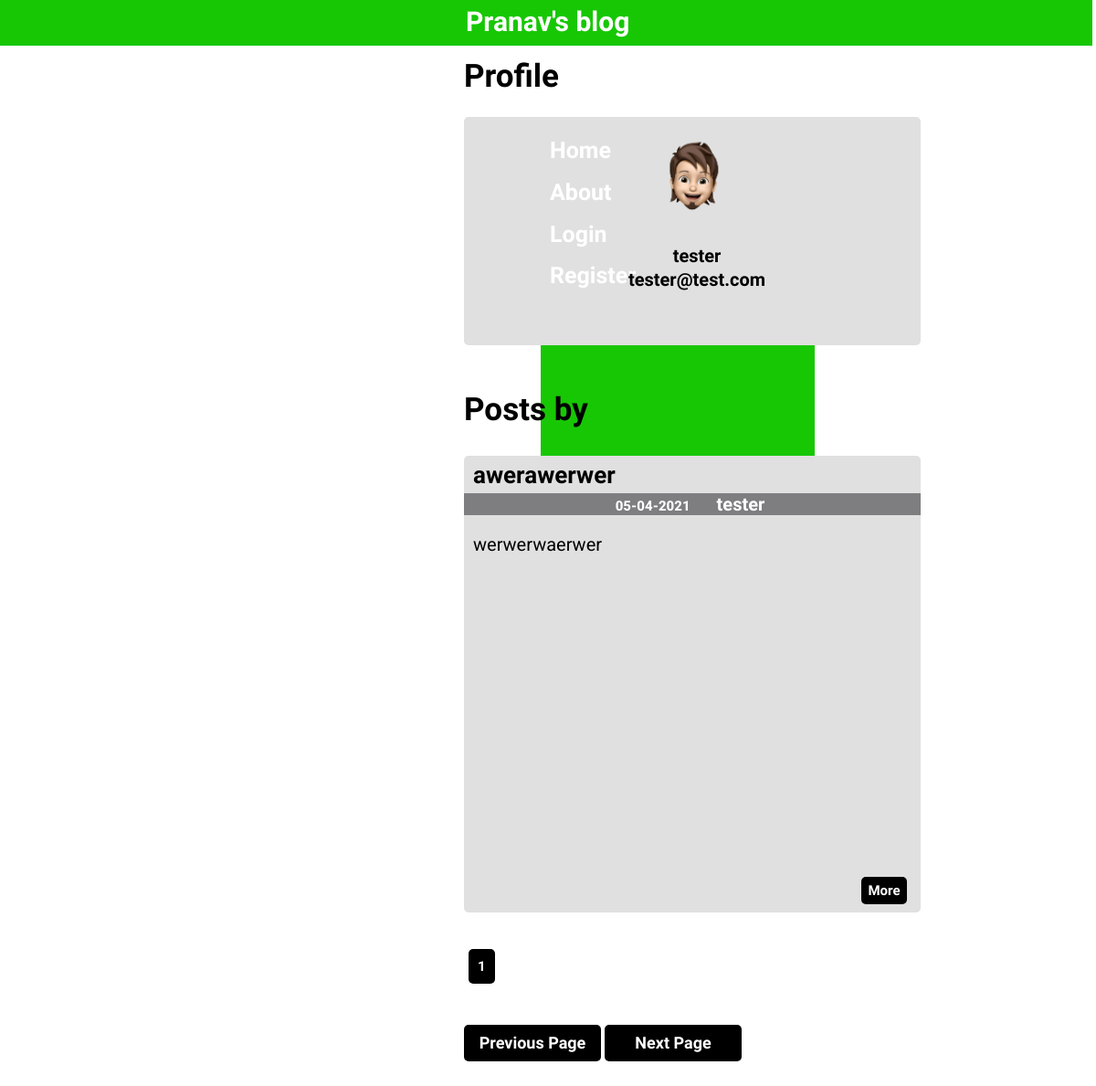
The page /tester on the database as committed earlier.
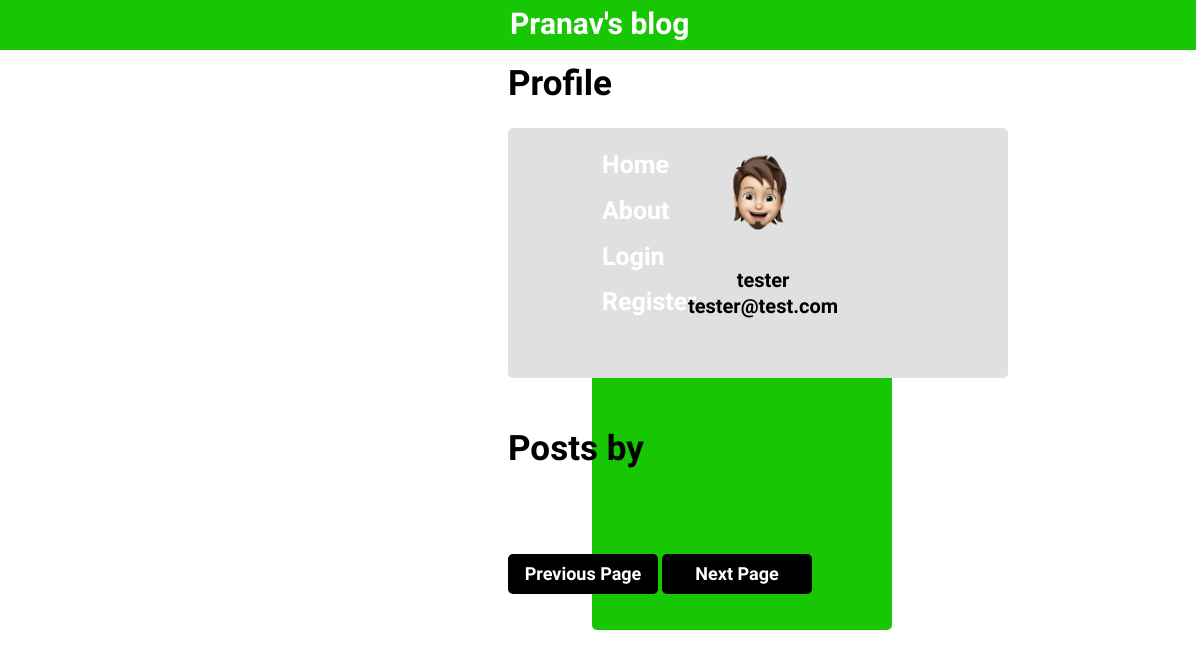
The same page on the database as committed later.
### flaskblog/models.py (models this page shows, shortened)
class User(db.Model,UserMixin):
    id = db.Column(db.Integer,primary_key=True)
    username = db.Column(db.String(20),unique=True,nullable=False)
    email = db.Column(db.String(120),unique=True,nullable=False)
    image_file = db.Column(db.String(20),nullable=False,default='default.png')
    password = db.Column(db.String(60),nullable=False)
    posts = db.relationship('Post',backref='author',lazy=True)

class Post(db.Model):
    id = db.Column(db.Integer,primary_key=True)
    date = db.Column(db.DateTime,nullable=False,default=dt.datetime.utcnow)
    title = db.Column(db.String(35),nullable=False)
    content = db.Column(db.Text,nullable=False)
    user_id = db.Column(db.Integer,db.ForeignKey('user.id'),nullable=False)

### flaskblog/users/routes.py (the view)
@users.route("/<username>")
def profile(username):
    user = User.query.filter_by(username=username).first()
    if(user is not None):
        image_file = url_for('static',filename='profile_pics/{}'.format(user.image_file))
        page = request.args.get('page',1)
        posts = Post.query.filter_by(author=user).order_by(Post.date.desc()).paginate(per_page=5)
        return render_template("profile.html",image_file=image_file,user=user,posts=posts)
    else:
        image_file = url_for('static',filename='profile_pics/{}'.format('default.png'))
        page = request.args.get('page',1)
        posts = Post.query.filter_by(author=user).order_by(Post.date.desc()).paginate(per_page=5)
        return render_template("profile.html",title="Profile",image_file=image_file,user=user,posts=posts)

### flaskblog/templates/profile.html (shortened to what this page needs)
{% extends "layout.html" %}
{% block content %}
  <h1 style="margin-left:500px;">Profile</h1>
  <div class="post" style="margin-top:20px;height:250px;">
    <img class="user_img" src="{{ image_file }}">
    <div style="text-align:center;">
      <h2 style="font-weight:700;">{{ user.username }}</h2>
      <h2 style="font-weight:600;margin-top:-15px;">{{ user.email }}</h2>
    </div>
  </div>
  <div style="height:50px;"></div>
  <h1 style="margin-left:500px;display:inline;">Posts by <h1 style="color:#17c704;display:inline;">{{ user.username }}</h1></h1>
  {% for post in posts.items %}
    <div class="post">
      <div style="height:1px;"></div>
      <div>
        <button class="button more_button" style="margin-left:435px;margin-top:460px;"><a href="{{ url_for('posts.post_page',username=post.author.username,id=post.id) }}" style="text-decoration:none;color:inherit;"><h2 style="font-size:15px;margin:auto;">More</h2></a></button>
        <h1 style="margin-top:5px;margin-bottom:25px;font-size:26px;"><a style="text-decoration:none;color:inherit;" href="{{ url_for('posts.post_page',username=post.author.username,id=post.id) }}">{{ post.title }}</a></h1>
        <div style="text-align:center;background-color:#7e7d80;color:white;">
          <h2 style="display:inline;margin-right:15px;font-family:'Roboto',sans-serif;font-size:15px;">{{ post.date.strftime('%d-%m-%Y') }}</h2>
          <h2 style="display:inline;margin-right:15px;"><a style="text-decoration:none;color:inherit;" href="{{ url_for('users.profile',username=post.author.username) }}">{{ post.author.username }}</a></h2>
        </div>
      </div>
      {% if post.content|length >=775 %}
        <h3 style="font-family:'Roboto',sans-serif;font-weight:normal;">{{ post.content[0:775] }}</h3>
        <h2>Continued...</h2>
      {% else %}
        <pre style="white-space:pre-wrap;"><h3 style="font-family:'Roboto',sans-serif;font-weight:normal;">{{ post.content }}</h3></pre>
      {% endif %}
    </div>
  {% endfor %}
  <div style="height:50px;"></div>
  <div style="margin-left:500px;">
    {% for page_num in posts.iter_pages(left_edge=1,right_edge=1,left_current=1,right_current=2) %}
      {% if page_num %}
        {% if page_num == posts.page%}
          <a class="paginate_selected" style="text-decoration:none;" href="{{ url_for('users.profile',username=user.username,page=page_num )}}">{{ page_num }}</a>
        {% else %}
          <a class="paginate" style="text-decoration:none;" href="{{ url_for('users.profile',username=user.username,page=page_num )}}">{{ page_num }}</a>
        {% endif %}
      {% else %}
        ...
      {% endif %}
    {% endfor %}
  </div>
  <div style="height:20px;"></div>
  <div>
    <button class="button submit_button" style="width:150px;margin-left:500px;"><a style="text-decoration:none;color:inherit;" href="{{ url_for('users.profile',username=user.username,page=posts.prev_num) }}">Previous Page</a></button>
    <button class="button submit_button" style="width:150px;margin-left:0px;"><a style="text-decoration:none;color:inherit;" href="{{ url_for('users.profile',username=user.username,page=posts.next_num) }}">Next Page</a></button>
  </div>
{% endblock content %}

### flaskblog/templates/layout.html (shortened to what this page needs)
<!DOCTYPE html>
<html>
<head>
  <link rel="stylesheet" type="text/css" href="{{ url_for('static',filename='css/layout.css') }}">
</head>
<body>
  <div class="top_bar">
    <h1 style="margin-left:510px;font-size:30px;margin-top:5px;margin-right:auto;"><a href="{{ url_for('main.home') }}" style="text-decoration:none;color:white;">Pranav's blog</a></h1>
  </div>
  <div class="right_bar">
    <div style="height:10px;"></div>
    <h1 style="font-size:25px;margin-top:10px;"><a href="{{ url_for('main.home') }}" style="text-decoration:none;color:white;">Home</a></h1>
    <h1 style="font-size:25px;margin-top:10px;"><a href="{{ url_for('main.about') }}" style="text-decoration:none;color:white;">About</a></h1>
    {% if current_user.is_authenticated %}
      <h1 style="font-size:25px;margin-top:10px;"><a href="{{ url_for('posts.new_post',username=current_user.username) }}" style="text-decoration:none;color:white;">New Post</a></h1>
      <h1 style="font-size:25px;margin-top:10px;"><a href="{{ url_for('users.profile',username=current_user.username) }}" style="text-decoration:none;color:white;">Profile</a></h1>
      <h1 style="font-size:25px;margin-top:10px;"><a href="{{ url_for('users.account') }}" style="text-decoration:none;color:white;">Account</a></h1>
      <h1 style="font-size:25px;margin-top:10px;"><a href="{{ url_for('users.logout') }}" style="text-decoration:none;color:white;">Logout</a></h1>
    {% else %}
    <h1 style="font-size:25px;margin-top:10px;"><a href="{{ url_for('users.login') }}" style="text-decoration:none;color:white;">Login</a></h1>
    <h1 style="font-size:25px;margin-top:10px;"><a href="{{ url_for('users.register') }}" style="text-decoration:none;color:white;">Register</a></h1>
    {% endif %}
  </div>
  <div>
    {% block content %}{% endblock %}
  </div>
</body>
</html>

### flaskblog/static/css/layout.css (style rules this page uses)
.top_bar { height:50px; width:101%; background-color: #17c704; margin-top: -8px; margin-left: -8px; margin-right: auto; margin-bottom: auto; border: none; }
.right_bar { height:500px; width:300px; background-color: #17c704; margin-top: 80px; margin-bottom:auto; margin-right: 300px; margin-left:auto; border-radius: 5px; }
.post { height:500px; width:500px; background-color: #e0e0e0; margin-top: 50px; margin-bottom: auto; margin-right: auto; margin-left: 500px; border-radius: 5px; }
.submit_button { height:40px; width:100px; background-color: black; color:white; border:none; border-radius: 5px; font-family: 'Raleway', sans-serif; font-weight: 700; font-size: 18px; margin-top: 35px; margin-left: 380px; }
.user_img { height:100px; width:100px; border-radius:50%; margin-left:200px; margin-top:20px; }
h1 { font-family: 'Raleway', sans-serif; font-weight: 800; font-size: 35px; margin-left: 10px; }
h2 { font-family: 'Raleway', sans-serif; font-weight: 800; font-size: 20px; margin-left: 10px; }

Rows that differ between the two databases and show on the page:
removed Post: title "awerawerwer", date "05-04-2021", author.username "tester", content "werwerwaerwer"
Other text that changed with them:
list line gone: "1"
